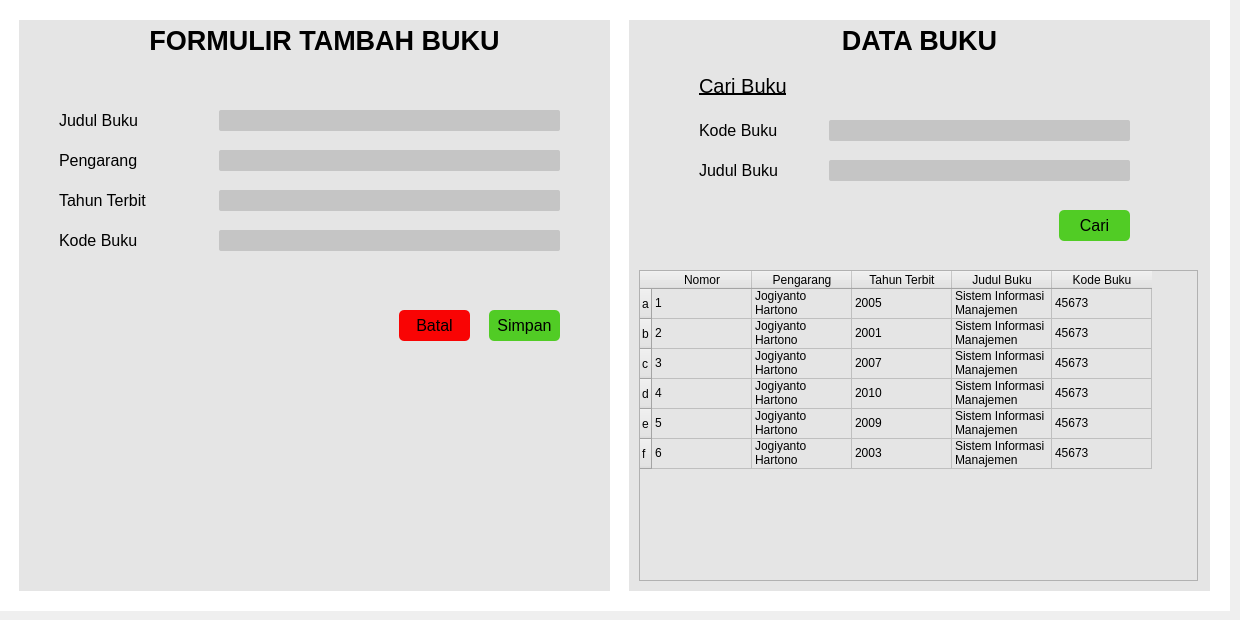
    <widget class="QWidget" name="page_5">
     <widget class="QWidget" name="widget_buku" native="true">
      <property name="geometry">
       <rect>
        <x>-1</x>
        <y>0</y>
        <width>1231</width>
        <height>611</height>
       </rect>
      </property>
      <property name="styleSheet">
       <string notr="true">background-color: rgb(255, 255, 255);</string>
      </property>
      <widget class="QWidget" name="widget_19" native="true">
       <property name="geometry">
        <rect>
         <x>20</x>
         <y>20</y>
         <width>591</width>
         <height>571</height>
        </rect>
       </property>
       <property name="styleSheet">
        <string notr="true">background-color: rgb(229, 229, 229);
</string>
       </property>
       <widget class="QLabel" name="label_31">
        <property name="geometry">
         <rect>
          <x>120</x>
          <y>0</y>
          <width>371</width>
          <height>41</height>
         </rect>
        </property>
        <property name="font">
         <font>
          <pointsize>20</pointsize>
          <bold>true</bold>
          <underline>false</underline>
         </font>
        </property>
        <property name="text">
         <string>FORMULIR TAMBAH BUKU</string>
        </property>
        <property name="alignment">
         <set>Qt::AlignCenter</set>
        </property>
       </widget>
       <widget class="QLineEdit" name="lineEdit_jbuku_p5">
        <property name="geometry">
         <rect>
          <x>200</x>
          <y>90</y>
          <width>341</width>
          <height>21</height>
         </rect>
        </property>
        <property name="font">
         <font>
          <pointsize>10</pointsize>
         </font>
        </property>
        <property name="styleSheet">
         <string notr="true">border-radius:2px;
background-color:rgba(197, 197, 197, 1);</string>
        </property>
       </widget>
       <widget class="QLabel" name="label_32">
        <property name="geometry">
         <rect>
          <x>40</x>
          <y>90</y>
          <width>111</width>
          <height>21</height>
         </rect>
        </property>
        <property name="font">
         <font>
          <pointsize>12</pointsize>
          <bold>false</bold>
         </font>
        </property>
        <property name="text">
         <string>Judul Buku</string>
        </property>
       </widget>
       <widget class="QLabel" name="label_33">
        <property name="geometry">
         <rect>
          <x>40</x>
          <y>170</y>
          <width>101</width>
          <height>21</height>
         </rect>
        </property>
        <property name="font">
         <font>
          <pointsize>12</pointsize>
          <bold>false</bold>
         </font>
        </property>
        <property name="text">
         <string>Tahun Terbit</string>
        </property>
       </widget>
       <widget class="QLabel" name="label_34">
        <property name="geometry">
         <rect>
          <x>40</x>
          <y>210</y>
          <width>111</width>
          <height>21</height>
         </rect>
        </property>
        <property name="font">
         <font>
          <pointsize>12</pointsize>
          <bold>false</bold>
         </font>
        </property>
        <property name="text">
         <string>Kode Buku</string>
        </property>
       </widget>
       <widget class="QLineEdit" name="lineEdit_kbuku_p5">
        <property name="geometry">
         <rect>
          <x>200</x>
          <y>210</y>
          <width>341</width>
          <height>21</height>
         </rect>
        </property>
        <property name="font">
         <font>
          <pointsize>10</pointsize>
         </font>
        </property>
        <property name="styleSheet">
         <string notr="true">border-radius:2px;
background-color:rgba(197, 197, 197, 1);</string>
        </property>
       </widget>
       <widget class="QPushButton" name="simpan_p5">
        <property name="geometry">
         <rect>
          <x>470</x>
          <y>290</y>
          <width>71</width>
          <height>31</height>
         </rect>
        </property>
        <property name="font">
         <font>
          <pointsize>12</pointsize>
          <bold>false</bold>
         </font>
        </property>
        <property name="styleSheet">
         <string notr="true">QPushButton {
	border-radius:5px;
	background-color:rgba(81, 204, 37, 1);
	border: 0px solid;
}
QPushButton:hover {
	background-color: rgb(0, 255, 0);
}</string>
        </property>
        <property name="text">
         <string>Simpan</string>
        </property>
       </widget>
       <widget class="QPushButton" name="batal_p5">
        <property name="geometry">
         <rect>
          <x>380</x>
          <y>290</y>
          <width>71</width>
          <height>31</height>
         </rect>
        </property>
        <property name="font">
         <font>
          <pointsize>12</pointsize>
          <bold>false</bold>
         </font>
        </property>
        <property name="styleSheet">
         <string notr="true">QPushButton {
	background-color:rgba(249, 4, 4, 1);
	border-radius:5px;;
	border: 0px solid;
}
QPushButton:hover {
	background-color: rgb(170, 0, 0);
}</string>
        </property>
        <property name="text">
         <string>Batal</string>
        </property>
       </widget>
       <widget class="QWidget" name="widget_20" native="true">
        <property name="geometry">
         <rect>
          <x>610</x>
          <y>0</y>
          <width>521</width>
          <height>571</height>
         </rect>
        </property>
       </widget>
       <widget class="QLabel" name="label_36">
        <property name="geometry">
         <rect>
          <x>40</x>
          <y>130</y>
          <width>81</width>
          <height>21</height>
         </rect>
        </property>
        <property name="font">
         <font>
          <pointsize>12</pointsize>
          <bold>false</bold>
         </font>
        </property>
        <property name="text">
         <string>Pengarang</string>
        </property>
       </widget>
       <widget class="QLineEdit" name="lineEdit_pengarang_p5">
        <property name="geometry">
         <rect>
          <x>200</x>
          <y>130</y>
          <width>341</width>
          <height>21</height>
         </rect>
        </property>
        <property name="font">
         <font>
          <pointsize>10</pointsize>
         </font>
        </property>
        <property name="styleSheet">
         <string notr="true">border-radius:2px;
background-color:rgba(197, 197, 197, 1);</string>
        </property>
       </widget>
       <widget class="QLineEdit" name="lineEdit_tahunterbit_p5">
        <property name="geometry">
         <rect>
          <x>200</x>
          <y>170</y>
          <width>341</width>
          <height>21</height>
         </rect>
        </property>
        <property name="font">
         <font>
          <pointsize>10</pointsize>
         </font>
        </property>
        <property name="styleSheet">
         <string notr="true">border-radius:2px;
background-color:rgba(197, 197, 197, 1);</string>
        </property>
       </widget>
      </widget>
      <widget class="QWidget" name="widget_21" native="true">
       <property name="geometry">
        <rect>
         <x>630</x>
         <y>20</y>
         <width>581</width>
         <height>571</height>
        </rect>
       </property>
       <property name="styleSheet">
        <string notr="true">background-color: rgb(229, 229, 229);</string>
       </property>
       <widget class="QLabel" name="label_37">
        <property name="geometry">
         <rect>
          <x>200</x>
          <y>0</y>
          <width>181</width>
          <height>41</height>
         </rect>
        </property>
        <property name="font">
         <font>
          <pointsize>20</pointsize>
          <bold>true</bold>
          <underline>false</underline>
         </font>
        </property>
        <property name="text">
         <string>DATA BUKU</string>
        </property>
        <property name="alignment">
         <set>Qt::AlignCenter</set>
        </property>
       </widget>
       <widget class="QLabel" name="label_38">
        <property name="geometry">
         <rect>
          <x>70</x>
          <y>50</y>
          <width>91</width>
          <height>31</height>
         </rect>
        </property>
        <property name="font">
         <font>
          <pointsize>15</pointsize>
          <bold>false</bold>
          <underline>true</underline>
         </font>
        </property>
        <property name="text">
         <string>Cari Buku</string>
        </property>
       </widget>
       <widget class="QLabel" name="label_39">
        <property name="geometry">
         <rect>
          <x>70</x>
          <y>100</y>
          <width>81</width>
          <height>21</height>
         </rect>
        </property>
        <property name="font">
         <font>
          <pointsize>12</pointsize>
          <bold>false</bold>
         </font>
        </property>
        <property name="text">
         <string>Kode Buku</string>
        </property>
       </widget>
       <widget class="QLabel" name="label_40">
        <property name="geometry">
         <rect>
          <x>70</x>
          <y>140</y>
          <width>81</width>
          <height>21</height>
         </rect>
        </property>
        <property name="font">
         <font>
          <pointsize>12</pointsize>
          <bold>false</bold>
         </font>
        </property>
        <property name="text">
         <string>Judul Buku</string>
        </property>
       </widget>
       <widget class="QLineEdit" name="lineEdit_kbuku_p5_2">
        <property name="geometry">
         <rect>
          <x>200</x>
          <y>100</y>
          <width>301</width>
          <height>21</height>
         </rect>
        </property>
        <property name="font">
         <font>
          <pointsize>10</pointsize>
         </font>
        </property>
        <property name="styleSheet">
         <string notr="true">border-radius:2px;
background-color:rgba(197, 197, 197, 1);</string>
        </property>
       </widget>
       <widget class="QLineEdit" name="lineEdit_jbuku_p5_2">
        <property name="geometry">
         <rect>
          <x>200</x>
          <y>140</y>
          <width>301</width>
          <height>21</height>
         </rect>
        </property>
        <property name="font">
         <font>
          <pointsize>10</pointsize>
         </font>
        </property>
        <property name="styleSheet">
         <string notr="true">border-radius:2px;
background-color:rgba(197, 197, 197, 1);</string>
        </property>
       </widget>
       <widget class="QPushButton" name="cari_p5">
        <property name="geometry">
         <rect>
          <x>430</x>
          <y>190</y>
          <width>71</width>
          <height>31</height>
         </rect>
        </property>
        <property name="font">
         <font>
          <pointsize>12</pointsize>
          <bold>false</bold>
         </font>
        </property>
        <property name="styleSheet">
         <string notr="true">QPushButton {
	border-radius:5px;
	background-color:rgba(81, 204, 37, 1);
	border: 0px solid;
}
QPushButton:hover {
	background-color: rgb(0, 255, 0);
}</string>
        </property>
        <property name="text">
         <string>Cari</string>
        </property>
       </widget>
       <widget class="QTableWidget" name="tableWidget_4">
        <property name="geometry">
         <rect>
          <x>10</x>
          <y>250</y>
          <width>559</width>
          <height>311</height>
         </rect>
        </property>
        <row>
         <property name="text">
          <string>a</string>
         </property>
        </row>
        <row>
         <property name="text">
          <string>b</string>
         </property>
        </row>
        <row>
         <property name="text">
          <string>c</string>
         </property>
        </row>
        <row>
         <property name="text">
          <string>d</string>
         </property>
        </row>
        <row>
         <property name="text">
          <string>e</string>
         </property>
        </row>
        <row>
         <property name="text">
          <string>f</string>
         </property>
        </row>
        <column>
         <property name="text">
          <string>Nomor</string>
         </property>
        </column>
        <column>
         <property name="text">
          <string>Pengarang</string>
         </property>
        </column>
        <column>
         <property name="text">
          <string>Tahun Terbit</string>
         </property>
        </column>
        <column>
         <property name="text">
          <string>Judul Buku</string>
         </property>
        </column>
        <column>
         <property name="text">
          <string>Kode Buku</string>
         </property>
        </column>
        <item row="0" column="0">
         <property name="text">
          <string>1</string>
         </property>
        </item>
        <item row="0" column="1">
         <property name="text">
          <string>Jogiyanto Hartono</string>
         </property>
        </item>
        <item row="0" column="2">
         <property name="text">
          <string>2005</string>
         </property>
        </item>
        <item row="0" column="3">
         <property name="text">
          <string>Sistem Informasi Manajemen</string>
         </property>
        </item>
        <item row="0" column="4">
         <property name="text">
          <string>45673</string>
         </property>
        </item>
        <item row="1" column="0">
         <property name="text">
          <string>2</string>
         </property>
        </item>
        <item row="1" column="1">
         <property name="text">
          <string>Jogiyanto Hartono</string>
         </property>
        </item>
        <item row="1" column="2">
         <property name="text">
          <string>2001</string>
         </property>
        </item>
        <item row="1" column="3">
         <property name="text">
          <string>Sistem Informasi Manajemen</string>
         </property>
        </item>
        <item row="1" column="4">
         <property name="text">
          <string>45673</string>
         </property>
        </item>
        <item row="2" column="0">
         <property name="text">
          <string>3</string>
         </property>
        </item>
        <item row="2" column="1">
         <property name="text">
          <string>Jogiyanto Hartono</string>
         </property>
        </item>
        <item row="2" column="2">
         <property name="text">
          <string>2007</string>
         </property>
        </item>
        <item row="2" column="3">
         <property name="text">
          <string>Sistem Informasi Manajemen</string>
         </property>
        </item>
        <item row="2" column="4">
         <property name="text">
          <string>45673</string>
         </property>
        </item>
        <item row="3" column="0">
         <property name="text">
          <string>4</string>
         </property>
        </item>
        <item row="3" column="1">
         <property name="text">
          <string>Jogiyanto Hartono</string>
         </property>
        </item>
        <item row="3" column="2">
         <property name="text">
          <string>2010</string>
         </property>
        </item>
        <item row="3" column="3">
         <property name="text">
          <string>Sistem Informasi Manajemen</string>
         </property>
        </item>
        <item row="3" column="4">
         <property name="text">
          <string>45673</string>
         </property>
        </item>
        <item row="4" column="0">
         <property name="text">
          <string>5</string>
         </property>
        </item>
        <item row="4" column="1">
         <property name="text">
          <string>Jogiyanto Hartono</string>
         </property>
        </item>
        <item row="4" column="2">
         <property name="text">
          <string>2009</string>
         </property>
        </item>
        <item row="4" column="3">
         <property name="text">
          <string>Sistem Informasi Manajemen</string>
         </property>
        </item>
        <item row="4" column="4">
         <property name="text">
          <string>45673</string>
         </property>
        </item>
        <item row="5" column="0">
         <property name="text">
          <string>6</string>
         </property>
        </item>
        <item row="5" column="1">
         <property name="text">
          <string>Jogiyanto Hartono</string>
         </property>
        </item>
        <item row="5" column="2">
         <property name="text">
          <string>2003</string>
         </property>
        </item>
        <item row="5" column="3">
         <property name="text">
          <string>Sistem Informasi Manajemen</string>
         </property>
        </item>
        <item row="5" column="4">
         <property name="text">
          <string>45673</string>
         </property>
        </item>
       </widget>
      </widget>
     </widget>
    </widget>
